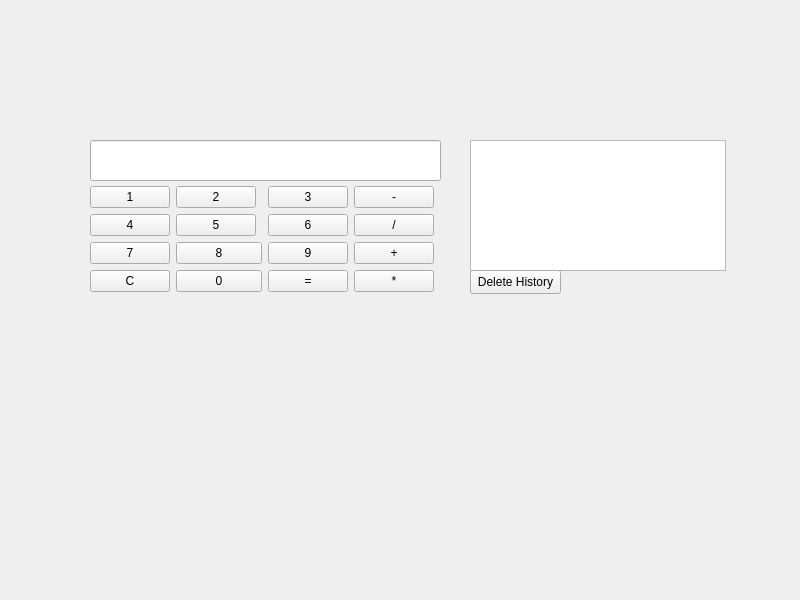
<?xml version="1.0" encoding="UTF-8"?>
<ui version="4.0">
 <class>Widget</class>
 <widget class="QWidget" name="Widget">
  <property name="geometry">
   <rect>
    <x>0</x>
    <y>0</y>
    <width>800</width>
    <height>600</height>
   </rect>
  </property>
  <property name="windowTitle">
   <string>Widget</string>
  </property>
  <widget class="QLineEdit" name="resultLine">
   <property name="geometry">
    <rect>
     <x>90</x>
     <y>140</y>
     <width>351</width>
     <height>41</height>
    </rect>
   </property>
  </widget>
  <widget class="QListWidget" name="listWidget">
   <property name="geometry">
    <rect>
     <x>470</x>
     <y>140</y>
     <width>256</width>
     <height>131</height>
    </rect>
   </property>
  </widget>
  <widget class="QPushButton" name="DeleteHistoryButton">
   <property name="geometry">
    <rect>
     <x>470</x>
     <y>270</y>
     <width>91</width>
     <height>24</height>
    </rect>
   </property>
   <property name="text">
    <string>Delete History</string>
   </property>
  </widget>
  <widget class="QWidget" name="">
   <property name="geometry">
    <rect>
     <x>90</x>
     <y>180</y>
     <width>356</width>
     <height>118</height>
    </rect>
   </property>
   <layout class="QGridLayout" name="gridLayout_2">
    <item row="0" column="0">
     <layout class="QGridLayout" name="gridLayout">
      <item row="4" column="1" colspan="2">
       <widget class="QPushButton" name="button0">
        <property name="text">
         <string>0</string>
        </property>
       </widget>
      </item>
      <item row="2" column="3">
       <widget class="QPushButton" name="button6">
        <property name="text">
         <string>6</string>
        </property>
       </widget>
      </item>
      <item row="2" column="0">
       <widget class="QPushButton" name="button4">
        <property name="text">
         <string>4</string>
        </property>
       </widget>
      </item>
      <item row="2" column="1">
       <widget class="QPushButton" name="button5">
        <property name="text">
         <string>5</string>
        </property>
       </widget>
      </item>
      <item row="3" column="0">
       <widget class="QPushButton" name="button7">
        <property name="text">
         <string>7</string>
        </property>
       </widget>
      </item>
      <item row="1" column="0">
       <widget class="QPushButton" name="button1">
        <property name="text">
         <string>1</string>
        </property>
       </widget>
      </item>
      <item row="4" column="3">
       <widget class="QPushButton" name="buttoneq">
        <property name="text">
         <string>=</string>
        </property>
       </widget>
      </item>
      <item row="1" column="1">
       <widget class="QPushButton" name="button2">
        <property name="text">
         <string>2</string>
        </property>
       </widget>
      </item>
      <item row="3" column="3">
       <widget class="QPushButton" name="button9">
        <property name="text">
         <string>9</string>
        </property>
       </widget>
      </item>
      <item row="1" column="3">
       <widget class="QPushButton" name="button3">
        <property name="text">
         <string>3</string>
        </property>
       </widget>
      </item>
      <item row="4" column="0">
       <widget class="QPushButton" name="buttonreset">
        <property name="text">
         <string>C</string>
        </property>
       </widget>
      </item>
      <item row="3" column="1" colspan="2">
       <widget class="QPushButton" name="button8">
        <property name="text">
         <string>8</string>
        </property>
       </widget>
      </item>
     </layout>
    </item>
    <item row="0" column="1">
     <layout class="QFormLayout" name="formLayout">
      <item row="0" column="0">
       <widget class="QPushButton" name="buttonminus">
        <property name="text">
         <string>-</string>
        </property>
       </widget>
      </item>
      <item row="1" column="0">
       <widget class="QPushButton" name="buttondiv">
        <property name="text">
         <string>/</string>
        </property>
       </widget>
      </item>
      <item row="2" column="0">
       <widget class="QPushButton" name="buttonplus">
        <property name="text">
         <string>+</string>
        </property>
       </widget>
      </item>
      <item row="3" column="0">
       <widget class="QPushButton" name="buttonmulti">
        <property name="text">
         <string>*</string>
        </property>
       </widget>
      </item>
     </layout>
    </item>
   </layout>
  </widget>
 </widget>
 <resources/>
 <connections/>
</ui>
